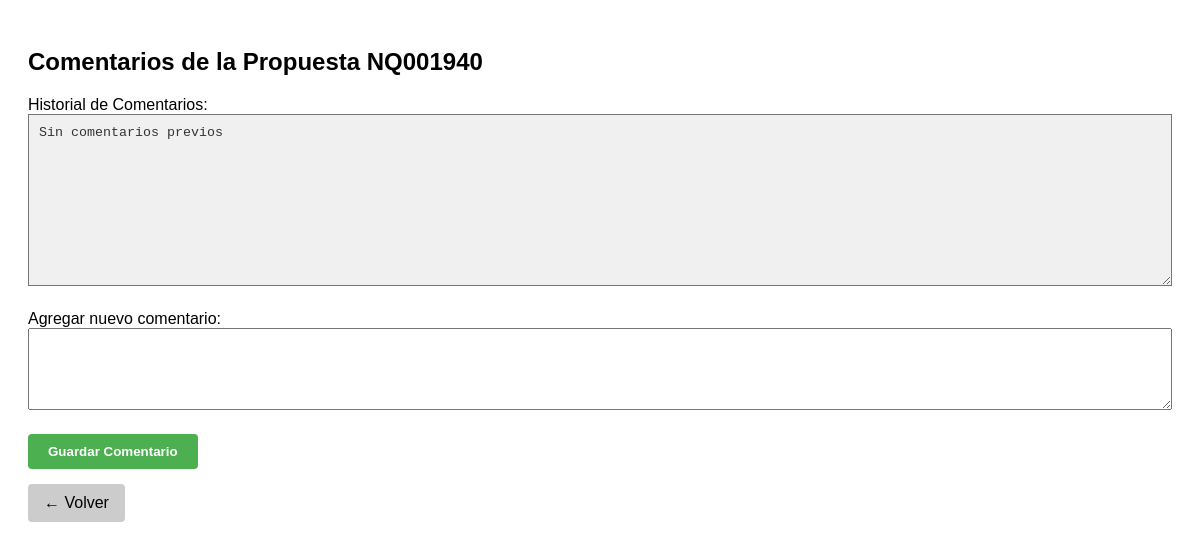
The page /propuestas/comentarios/NQ001940 (signed in) on the database as committed earlier.
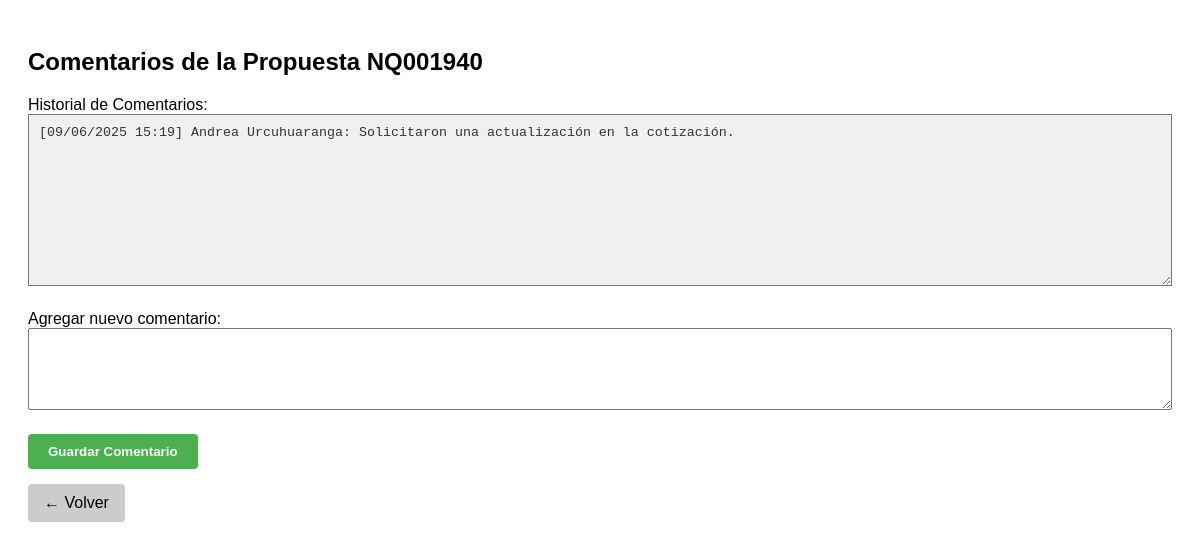
The same page on the database as committed later.
### tables this page shows
CREATE TABLE propuestas (
    id TEXT PRIMARY KEY,
    nro_antiguo TEXT,
    fecha_solicitud DATE,
    fecha_actualizacion DATE,
    cliente TEXT,
    cliente_final TEXT,
    nombre_oportunidad TEXT,
    account_manager TEXT,
    contacto_cliente TEXT,
    preventa_asignado TEXT,
    probabilidad_cierre REAL,
    status TEXT,
    cierre_soles REAL,
    cierre_dolares REAL,
    comentarios TEXT
);

### app.py (the view, shortened to what this page needs)
@app.route("/propuestas/comentarios/<string:id>", methods=["GET", "POST"])
def editar_comentario(id):
    if "usuario_id" not in session:
        return redirect(url_for("login"))
    propuesta = next((p for p in leer_propuestas({"id": id}) if p.id == id), None)
    if not propuesta:
        flash("Propuesta no encontrada.", "error")
        return redirect(url_for("index"))
    return render_template(
        "editar_comentario.html",
        propuesta=propuesta,
        next=request.args.get("next")
    )

### app.py (called while the page is built)
@app.before_request
def verificar_acceso():
    rutas_publicas = ["/login", "/static", "/favicon.ico"]
    if not session.get("usuario_id"):
        if not any(request.path.startswith(r) for r in rutas_publicas):
            return redirect(url_for('login'))

### utils/db_connection.py (called while the page is built)
def get_db_connection():
    base_dir = os.path.dirname(os.path.abspath(__file__))
    db_path = os.path.join(base_dir, '..', 'database', 'crm_database.db')
    conn = sqlite3.connect(db_path)
    conn.row_factory = sqlite3.Row  # ✅ Esto permite acceder a las columnas por nombre
    conn.execute("PRAGMA foreign_keys = ON")  # ✅ Activar claves foráneas
    return conn

### templates/editar_comentario.html (shortened to what this page needs)
<!DOCTYPE html>
<html lang="es">
<head>
</head>
<body>
    <h2>Comentarios de la Propuesta {{ propuesta.id }}</h2>
    <label>Historial de Comentarios:</label>
    <textarea class="readonly-area" rows="10" readonly>{{ propuesta.comentarios or "Sin comentarios previos" }}</textarea>
    <form method="POST">
        <label for="nuevo_comentario">Agregar nuevo comentario:</label>
        <textarea name="nuevo_comentario" rows="4" required></textarea>
        <button type="submit" class="button">Guardar Comentario</button>
    </form>
    {% if next %}
        <a href="{{ next }}" class="volver">← Volver</a>
    {% else %}
        {% if request.args.get('next') %}
          <a href="{{ request.args.get('next') }}" class="volver">← Volver</a>
        {% else %}
          <a href="{{ url_for('index') }}" class="volver">← Volver</a>
        {% endif %}
    {% endif %}
</body>
</html>

Rows that differ between the two databases and show on the page:
changed propuestas "NQ001940": comentarios (not shown) → "[09/06/2025 15:19] Andrea Urcuhuaranga: Solicitaron una actualización en la cotización."
Other text that changed with them:
form field comentarios: "Sin comentarios previos" → (not shown)
